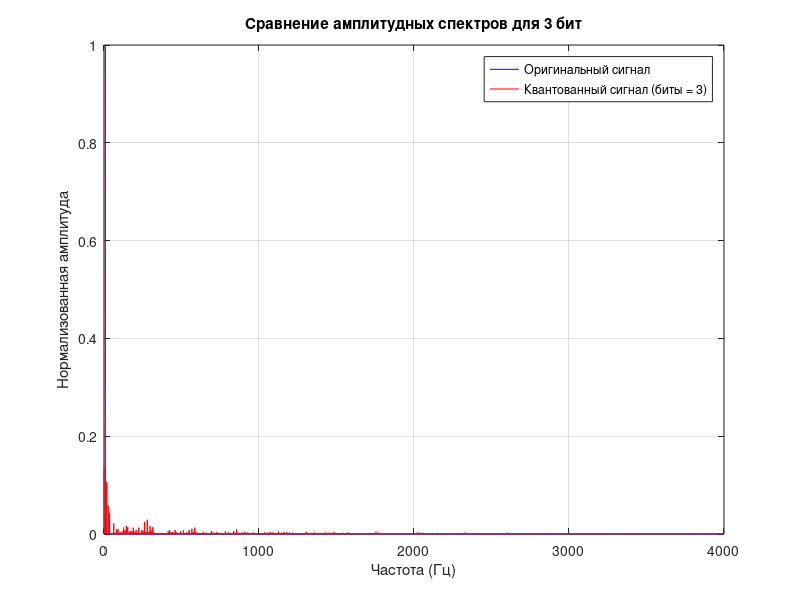
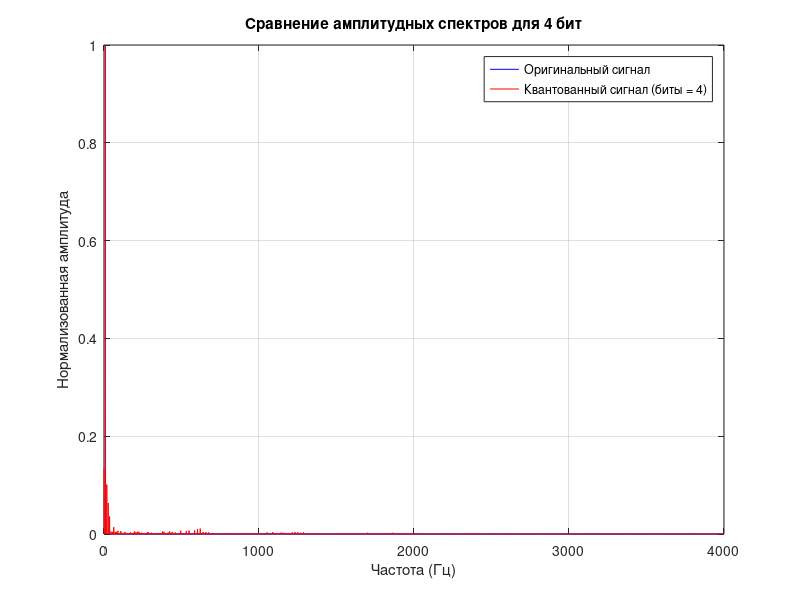
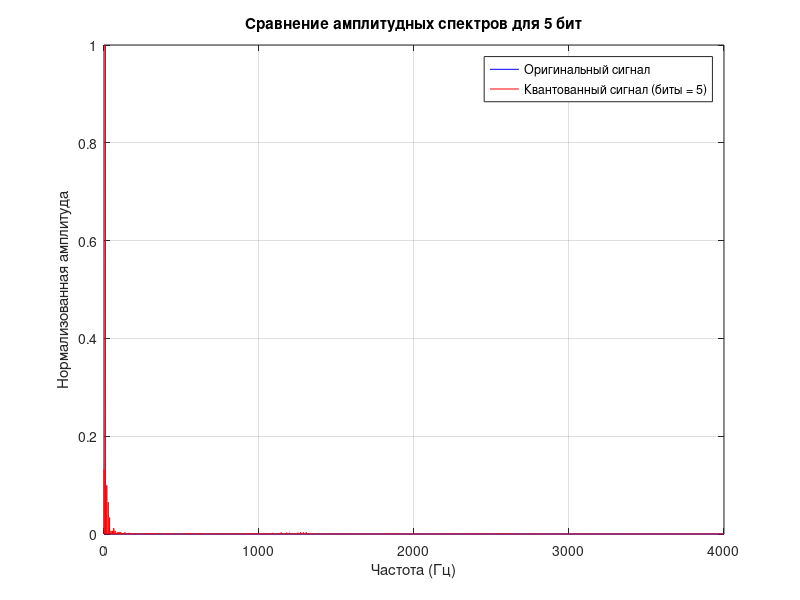
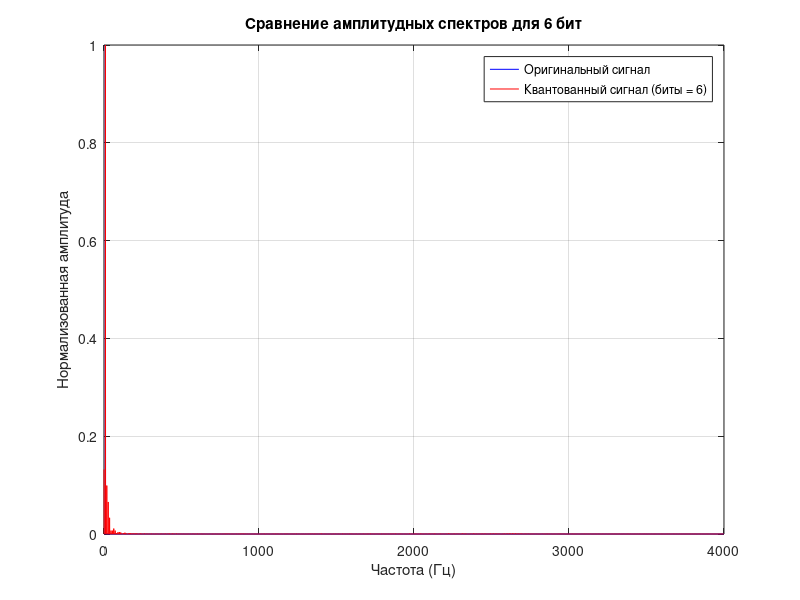

The MATLAB script that drew these images, in order:
function quantization_effect()
% 1. Параметры сигнала
Fs = 8000; % Частота дискретизации
t = 0:1/Fs:1; % Временной вектор (1 секунда)
f_signal = 9; % Частота сигнала (6 Гц)
original_signal = 6 * sin(2 * pi * f_signal * t + pi/5); % Исходный сигнал

% 2. Разрядности АЦП
bit_depths = [3, 4, 5, 6];

% 3. Анализ и квантование
for bits = bit_depths
quantized_signal = quantize_signal(original_signal, bits);

% 4. Выполните ПДПФ для оригинального и квантованного сигналов
Y = fft(original_signal);
Y_quantized = fft(quantized_signal);

% 5. Вычислите амплитудные спектры
amplitude_spectrum = abs(Y);
amplitude_spectrum_quantized = abs(Y_quantized);

% Нормализация амплитудных спектров
amplitude_spectrum = amplitude_spectrum / max(amplitude_spectrum);
amplitude_spectrum_quantized = amplitude_spectrum_quantized / max(amplitude_spectrum_quantized);

% 6. Вычислите среднюю ошибку квантования
quantization_error = original_signal - quantized_signal;
mean_quantization_error = mean(abs(quantization_error));

% 7. Визуализация амплитудных спектров
f = (0:length(original_signal)-1) * (Fs / length(original_signal));

figure;
plot(f(1:length(amplitude_spectrum)/2), amplitude_spectrum(1:length(amplitude_spectrum)/2), 'b', 'DisplayName', 'Оригинальный сигнал');
hold on;
plot(f(1:length(amplitude_spectrum_quantized)/2), amplitude_spectrum_quantized(1:length(amplitude_spectrum_quantized)/2), 'r', 'DisplayName', sprintf('Квантованный сигнал (биты = %d)', bits));
hold off;
title(sprintf('Сравнение амплитудных спектров для %d бит', bits));
xlabel('Частота (Гц)');
ylabel('Нормализованная амплитуда');
xlim([0 Fs/2]);
legend show;
grid on;

% 8. Вывод средней ошибки квантования
fprintf('Средняя ошибка квантования для %d бит: %.4f\n', bits, mean_quantization_error);
end
end

function quantized_signal = quantize_signal(signal, bits)
% Определите максимальное и минимальное значения для квантования
max_value = 4; % Максимальная амплитуда
min_value = -4; % Минимальная амплитуда

% Определите количество уровней квантования
levels = 2^bits;

% Масштабируйте сигнал для диапазона уровней
scaled_signal = (signal - min_value) / (max_value - min_value) * (levels - 1);
scaled_signal = round(scaled_signal); % Округление до ближайшего уровня
scaled_signal(scaled_signal >= levels) = levels - 1; % Ограничьте уровень
quantized_signal = scaled_signal / (levels - 1) * (max_value - min_value) + min_value; % Обратное масштабирование
end